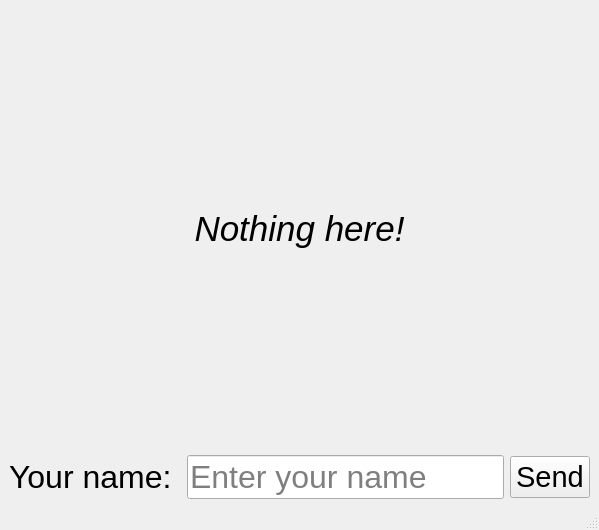
<?xml version="1.0" encoding="UTF-8"?>
<ui version="4.0">
 <class>MainWindow</class>
 <widget class="QMainWindow" name="MainWindow">
  <property name="geometry">
   <rect>
    <x>0</x>
    <y>0</y>
    <width>599</width>
    <height>530</height>
   </rect>
  </property>
  <property name="windowTitle">
   <string>MainWindow</string>
  </property>
  <widget class="QWidget" name="centralwidget">
   <layout class="QHBoxLayout" name="horizontalLayout">
    <item>
     <layout class="QGridLayout" name="gridLayout">
      <item row="0" column="0">
       <widget class="QLabel" name="labelResult">
        <property name="font">
         <font>
          <pointsize>26</pointsize>
          <italic>true</italic>
         </font>
        </property>
        <property name="text">
         <string>Nothing here!</string>
        </property>
        <property name="alignment">
         <set>Qt::AlignmentFlag::AlignCenter</set>
        </property>
       </widget>
      </item>
      <item row="1" column="0">
       <layout class="QGridLayout" name="gridLayout_2">
        <item row="0" column="1">
         <widget class="QLineEdit" name="lineName">
          <property name="font">
           <font>
            <pointsize>24</pointsize>
           </font>
          </property>
          <property name="placeholderText">
           <string>Enter your name</string>
          </property>
         </widget>
        </item>
        <item row="0" column="0">
         <widget class="QLabel" name="label">
          <property name="font">
           <font>
            <pointsize>24</pointsize>
           </font>
          </property>
          <property name="text">
           <string>Your name: </string>
          </property>
         </widget>
        </item>
        <item row="0" column="2">
         <widget class="QPushButton" name="buttonSend">
          <property name="font">
           <font>
            <pointsize>22</pointsize>
           </font>
          </property>
          <property name="text">
           <string>Send</string>
          </property>
         </widget>
        </item>
       </layout>
      </item>
     </layout>
    </item>
   </layout>
  </widget>
  <widget class="QMenuBar" name="menubar">
   <property name="geometry">
    <rect>
     <x>0</x>
     <y>0</y>
     <width>599</width>
     <height>33</height>
    </rect>
   </property>
  </widget>
  <widget class="QStatusBar" name="statusbar"/>
 </widget>
 <resources/>
 <connections/>
</ui>
